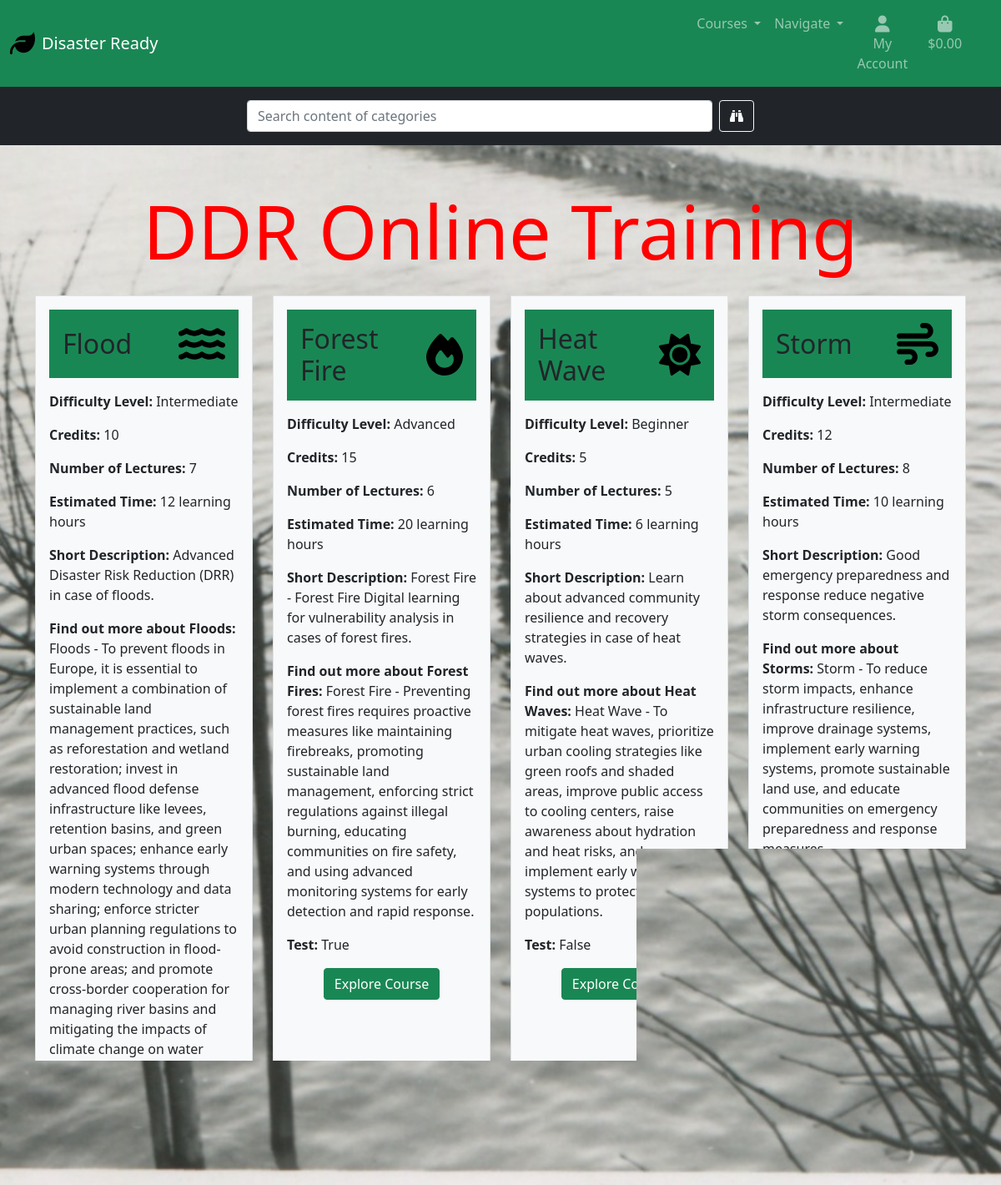
Page /categories/ on the committed database.
### products/models.py (models this page shows, shortened)
class Category(models.Model):
    name = models.CharField(max_length=50)
    friendly_name = models.CharField(max_length=100)
    difficulty_level = models.CharField(max_length=50)
    credits = models.IntegerField()
    number_of_lectures = models.IntegerField()
    est_time = models.IntegerField()
    short_description = models.TextField(max_length=255)
    long_description = models.TextField(max_length=1000)
    test = models.BooleanField(default=False)
    logo = models.ImageField(upload_to='logos/', null=True, blank=True)

### products/views.py (the view)
# urls.py: path('', views.all_categories, name='categories')
def all_categories(request):
    categories = Category.objects.all()
    context = {
        'categories': categories,
    }
    return render(request, 'products/categories.html', context)

### products/templates/products/categories.html
{% extends "base.html" %}
{% load static %}
{% block content %}
<div class="categories-overlay">
    <div class="container my-5">
        <h1 class="text-center mb-4 categories-title">DDR Online Training</h1>
        <div class="row">
            {% for category in categories %}
            <div class="col-lg-3 col-md-6 col-sm-12 mb-3">
                <div class="p-3 bg-light border h-100">
                    <div class="d-flex justify-content-between align-items-center mb-3 bg-success p-3">
                        <h2 class="mb-0">{{ category.name }}</h2>
                        <img src="{{ category.logo.url }}" alt="{{ category.name }} Logo" class="img-fluid ms-3" style="max-height: 50px;">
                    </div>
                    <p><strong>Difficulty Level:</strong> {{ category.difficulty_level }}</p>
                    <p><strong>Credits:</strong> {{ category.credits }}</p>
                    <p><strong>Number of Lectures:</strong> {{ category.number_of_lectures }}</p>
                    <p><strong>Estimated Time:</strong> {{ category.est_time }} learning hours</p>
                    <p><strong>Short Description:</strong> {{ category.short_description }}</p>
                    <p><strong>Find out more about {{ category.name }}s:</strong> {{ category.long_description }}</p>
                    <p><strong>Test:</strong> {{ category.test }}</p>
                    <div class="text-center">
                        <button class="btn btn-success">
                            <a href="#" class="text-white text-decoration-none">Explore Course</a>
                        </button>
                    </div>
            </div>
            </div>
            {% endfor %}
        </div>
    </div>
</div>
{% endblock %}

### templates/base.html (shortened to what this page needs)
{% load static %}
<!doctype html>
<html lang="en">
<head>
  {% block corecss %}
  <link href="https://cdn.jsdelivr.net/npm/bootstrap@5.0.2/dist/css/bootstrap.min.css" rel="stylesheet"
>
  <link rel="stylesheet" href="{% static 'css/base.css' %}">
  {% endblock %}
</head>
<body>
  {% block page_header %}
  <!DOCTYPE html>
  <html lang="en">
  <head>
    <link href="https://cdn.jsdelivr.net/npm/bootstrap@5.0.2/dist/css/bootstrap.min.css" rel="stylesheet">
  </head>
  <body>
    <nav class="navbar navbar-expand-lg navbar-dark bg-success">
      <div class="container-fluid d-flex">
        <a class="navbar-brand d-flex align-items-center" href="{% url 'home' %}">
          <img src="{% static 'images/leaf-solid.svg' %}" alt="Logo" width="30" height="30"
            class="d-inline-block align-top me-2">
          <span>Disaster Ready</span>
        </a>
        <div class="collapse navbar-collapse" id="navbarContent">
          <ul class="navbar-nav ms-auto">
            <li class="nav-item dropdown">
              <a class="nav-link dropdown-toggle" href="#" id="categoriesDropdown" role="button"
                data-bs-toggle="dropdown" aria-expanded="false">
                Courses
              </a>
            </li>
            <li class="nav-item dropdown">
              <a class="nav-link dropdown-toggle" href="#" id="navigationDropdown" role="button"
                data-bs-toggle="dropdown" aria-expanded="false">
                Navigate
              </a>
            </li>
            <div class="col-12 col-lg-4 my-auto py-1 py-lg-0">
              <ul class="list-inline list-unstyled text-center text-lg-end my-0 d-flex">
                <li class="list-inline-item dropdown">
                  <a class="text-black nav-link" href="#" id="user-options" data-bs-toggle="dropdown"
                    aria-expanded="false">
                    <div class="text-center">
                      <div><i class="fas fa-user fa-lg"></i></div>
                      <p class="my-0">My Account</p>
                    </div>
                  </a>
                </li>
                <li class="list-inline-item">
                  <a class="{% if grand_total %}text-primary fw-bold{% else %}text-black{% endif %} nav-link" href="#">
                    <div class="text-center">
                      <div><i class="fas fa-shopping-bag fa-lg"></i></div>
                      <p class="my-0">
                        {% if grand_total %}
                        ${{ grand_total|floatformat:2 }}
                        {% else %}
                        $0.00
                        {% endif %}
                      </p>
                    </div>
                  </a>
                </li>
              </ul>
            </div>
          </ul>
        </div>
      </div>
    </nav>
    <div class="bg-dark py-3">
      <div class="container text-center">
        <form method="GET" action="" class="d-flex justify-content-center align-items-center">
          <input class="form-control w-50 me-2" type="text" name='q' placeholder="Search content of categories"
            aria-label="Search">
          <button class="btn btn-outline-light" type="submit">
            <i class="fa-solid fa-binoculars"></i>
          </button>
        </form>
      </div>
    </div>
  </body>
  </html>
  {% endblock %}
  {% block content %}
  {% endblock %}
</body>
</html>

### static/css/base.css (style rules this page uses)
html { height: 100%; }
body { background: url('/media/cover_photo.jpg') no-repeat center center fixed; background-size: cover; height: calc(100vh - 164px); color: #555; font-family: 'Lato'; }
.home-title, .categories-title { font-size: 90px; color: red; }

### rows in the picture
Category: name "Flood", logo (picture), difficulty_level "Intermediate", credits "10", number_of_lectures "7", est_time "12", short_description "Advanced Disaster Risk Reduction (DRR) in case of floods.", long_description "Floods - To prevent floods in Europe, it is essential to implement a combination of sustainable land management practices, such as reforestation and wetland restoration; invest in advanced flood defense infrastructure like levees, retention basins, and green urban spaces; enhance early warning systems through modern technology and data sharing; enforce stricter urban planning regulations to avoid construction in flood-prone areas; and promote cross-border cooperation for managing river basins and mitigating the impacts of climate change on water systems.", test "True"
Category: name "Forest Fire", logo (picture), difficulty_level "Advanced", credits "15", number_of_lectures "6", est_time "20", short_description "Forest Fire - Forest Fire Digital learning for vulnerability analysis in cases of forest fires.", long_description "Forest Fire - Preventing forest fires requires proactive measures like maintaining firebreaks, promoting sustainable land management, enforcing strict regulations against illegal burning, educating communities on fire safety, and using advanced monitoring systems for early detection and rapid response.", test "True"
Category: name "Heat Wave", logo (picture), difficulty_level "Beginner", credits "5", number_of_lectures "5", est_time "6", short_description "Learn about advanced community resilience and recovery strategies in case of heat waves.", long_description "Heat Wave - To mitigate heat waves, prioritize urban cooling strategies like green roofs and shaded areas, improve public access to cooling centers, raise awareness about hydration and heat risks, and implement early warning systems to protect vulnerable populations.", test "False"
Category: name "Storm", logo (picture), difficulty_level "Intermediate", credits "12", number_of_lectures "8", est_time "10", short_description "Good emergency preparedness and response reduce negative storm consequences.", long_description "Storm - To reduce storm impacts, enhance infrastructure resilience, improve drainage systems, implement early warning systems, promote sustainable land use, and educate communities on emergency preparedness and response measures..", test "True"
